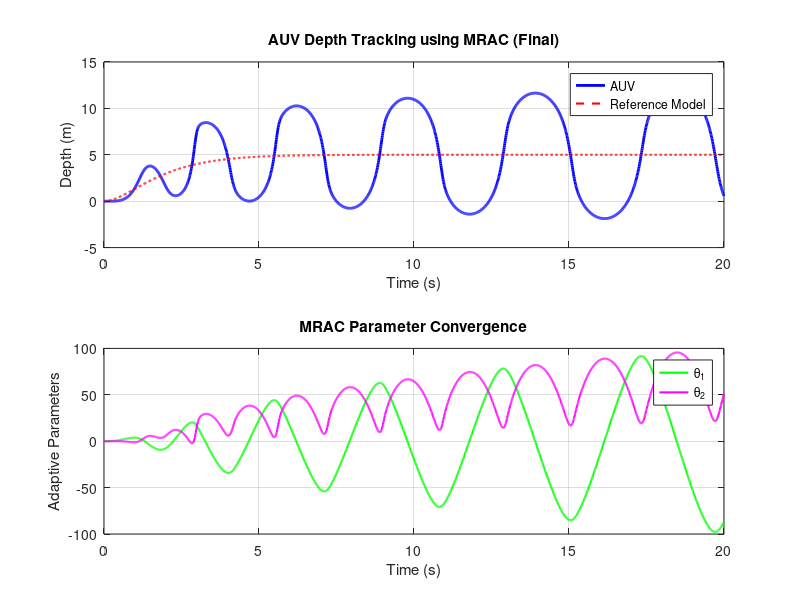

This figure's MATLAB source:
% MRAC for AUV Depth Control - Final Optimized Version
clc; clear; close all;

%% Reference model parameters
a_m1 = 2;   % damping
a_m0 = 1;   % stiffness

%% MRAC parameters
gamma = 3;         % reduced learning rate
damping = 2;       % increased damping in the AUV model

%% Time settings
dt = 0.01;
T = 20;
t = 0:dt:T;
N = length(t);

%% Reference input
r = 5 * ones(1, N);

%% Initialization
z = zeros(1, N);     % plant position
v = zeros(1, N);     % plant velocity
z_m = zeros(1, N);   % reference model position
v_m = zeros(1, N);   % reference model velocity
theta = [0; 0];      % adaptive parameters
u = zeros(1, N);
theta_hist = zeros(2, N);

%% Simulation loop
for i = 1:N-1
    % Tracking error
    e = z(i) - z_m(i);

    % Regressor vector
    phi = [r(i); -v(i)];

    % Control input
    u(i) = theta' * phi;

    % Plant dynamics (with damping)
    a = -damping * v(i) + u(i);
    v(i+1) = v(i) + a * dt;
    z(i+1) = z(i) + v(i+1) * dt;

    % Reference model dynamics
    a_m = -a_m1 * v_m(i) - a_m0 * z_m(i) + a_m0 * r(i);
    v_m(i+1) = v_m(i) + a_m * dt;
    z_m(i+1) = z_m(i) + v_m(i+1) * dt;

    % Adaptive law
    theta_dot = -gamma * phi * e;
    theta = theta + theta_dot * dt;
    theta_hist(:, i+1) = theta;
end

%% Plotting
figure;
subplot(2,1,1)
plot(t, z, 'b', 'LineWidth', 2); hold on;
plot(t, z_m, 'r--', 'LineWidth', 1.5);
xlabel('Time (s)'); ylabel('Depth (m)');
legend('AUV', 'Reference Model');
title('AUV Depth Tracking using MRAC (Final)');
grid on;

subplot(2,1,2)
plot(t, theta_hist(1,:), 'g', 'LineWidth', 1.5); hold on;
plot(t, theta_hist(2,:), 'm', 'LineWidth', 1.5);
legend('\theta_1','\theta_2');
xlabel('Time (s)'); ylabel('Adaptive Parameters');
title('MRAC Parameter Convergence');
grid on;